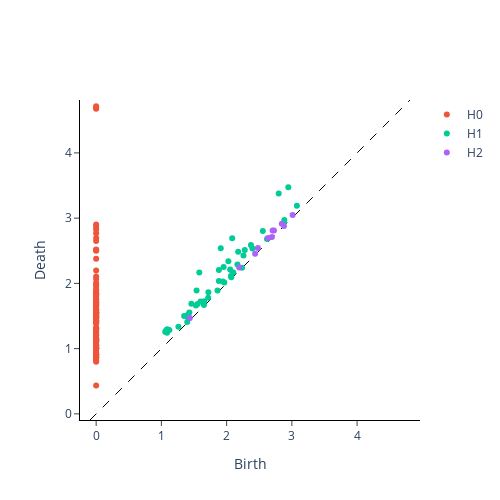

The cell this chart's notebook holds for it:
### Code cell
final_embbeded_normal_values = normal_values_embedded[None, :, :]

persistences_diagrams_normal_values = persistence.fit_transform(final_embbeded_normal_values)

plot_diagram(persistences_diagrams_normal_values[0])
